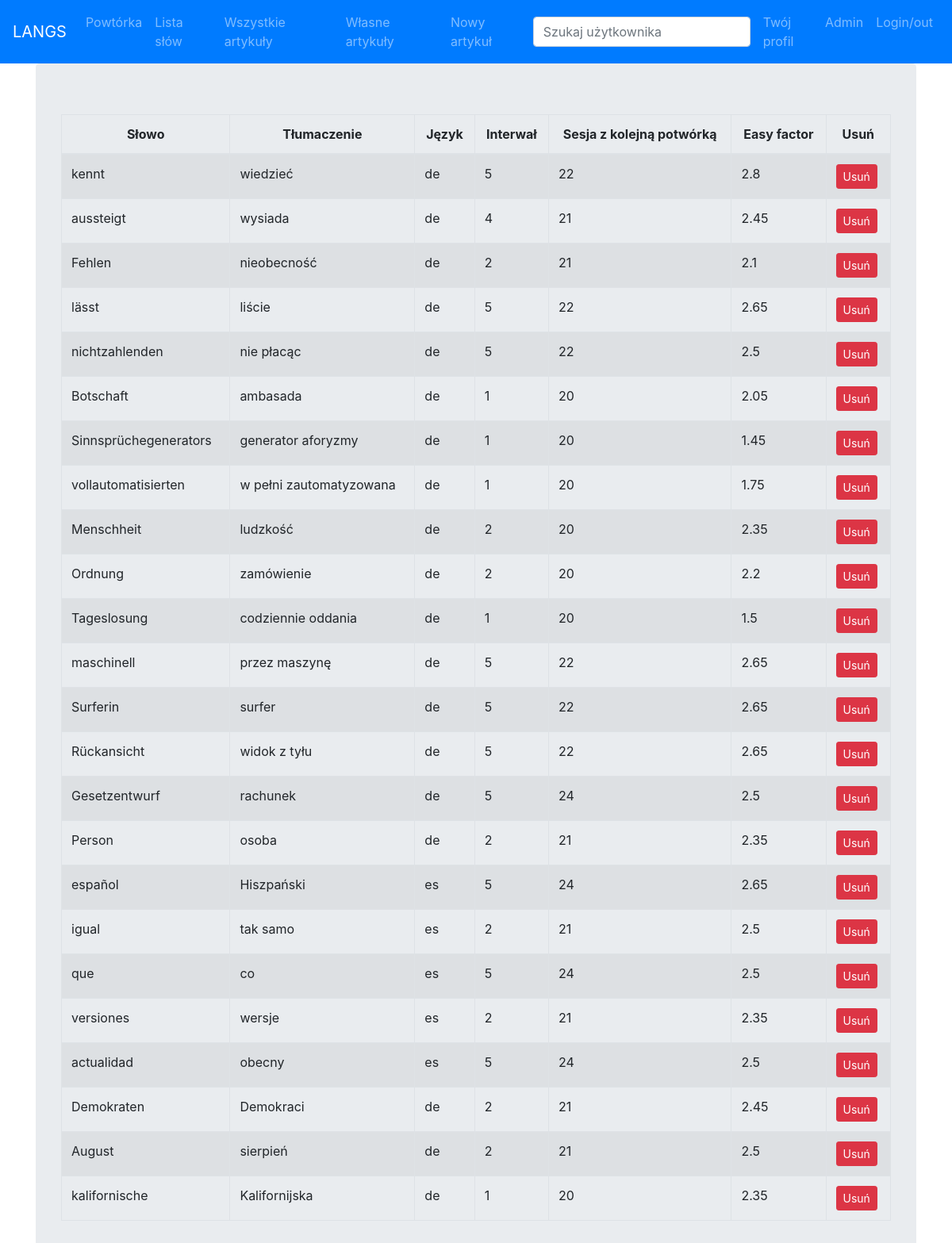
Page /words (signed in) on the committed database.
### learn/models.py (models this page shows)
class WordProgress(models.Model):
    word = models.ForeignKey(Word, on_delete=models.CASCADE)
    user = models.ForeignKey(User, on_delete=models.CASCADE)
    easy_factor = models.FloatField(default=2.5)
    next_review = models.PositiveIntegerField()
    interval = models.PositiveIntegerField(default=1)
    wrong_guesses = models.PositiveIntegerField(default=0)
    total_reviews = models.PositiveIntegerField(default=0)

class Word(models.Model):
    literal = models.CharField(max_length=128)
    translated = models.CharField(max_length=512)
    language = models.CharField(max_length=8)

### learn/views.py (the view)
# urls.py: path('words', views.word_list),
@login_required(redirect_field_name=None)
def word_list(request):
    template = loader.get_template('word_list.html')
    context = {
        'word_ps': WordProgress.objects.filter(user=request.user)
    }
    return HttpResponse(template.render(context,request))

### learn/templates/word_list.html (shortened to what this page needs)
{% extends "main_frame.html" %}
{% block contents %}
<table class="table table-bordered table-striped">
  <thead>
    <tr>
      <th class="text-center">
        Słowo<br>
      </th>
      <th class="text-center">
        Tłumaczenie<br>
      </th>
      <th class="text-center">
        Język<br>
      </th>
      <th class="text-center">
        Interwał<br>
      </th>
      <th class="text-center">
        Sesja z kolejną potwórką<br>
      </th>
      <th class="text-center">
        Easy factor<br>
      </th>
      <th class="text-center">
        Usuń<br>
      </th>
    </tr>
  </thead>
  <tbody>
  {% for wp in word_ps %}
    <tr>
      <td>{{ wp.word.literal }}</th>
      <td>{{ wp.word.translated }}</td>
      <td>{{ wp.word.language }}</td>
      <td>{{ wp.interval }}</td>
      <td>{{ wp.next_review }}</td>
      <td>{{ wp.easy_factor }}</td>
      <td><a class="btn btn-sm btn-raised btn-danger" href="/remove_word/{{ wp.id }}">Usuń</a>
      </td>
    </tr>
  {% endfor %}
  </tbody>
</table>
{% endblock %}

### rows in the picture
WordProgress: word.literal "kennt", word.translated "wiedzieć", word.language "de", interval "5", next_review "22", easy_factor "2.8"
WordProgress: word.literal "aussteigt", word.translated "wysiada", word.language "de", interval "4", next_review "21", easy_factor "2.45"
WordProgress: word.literal "Fehlen", word.translated "nieobecność", word.language "de", interval "2", next_review "21", easy_factor "2.1"
WordProgress: word.literal "lässt", word.translated "liście", word.language "de", interval "5", next_review "22", easy_factor "2.65"
WordProgress: word.literal "nichtzahlenden", word.translated "nie płacąc", word.language "de", interval "5", next_review "22", easy_factor "2.5"
WordProgress: word.literal "Botschaft", word.translated "ambasada", word.language "de", interval "1", next_review "20", easy_factor "2.05"
WordProgress: word.literal "Sinnsprüchegenerators", word.translated "generator aforyzmy", word.language "de", interval "1", next_review "20", easy_factor "1.45"
WordProgress: word.literal "vollautomatisierten", word.translated "w pełni zautomatyzowana", word.language "de", interval "1", next_review "20", easy_factor "1.75"
WordProgress: word.literal "Menschheit", word.translated "ludzkość", word.language "de", interval "2", next_review "20", easy_factor "2.35"
WordProgress: word.literal "Ordnung", word.translated "zamówienie", word.language "de", interval "2", next_review "20", easy_factor "2.2"
WordProgress: word.literal "Tageslosung", word.translated "codziennie oddania", word.language "de", interval "1", next_review "20", easy_factor "1.5"
WordProgress: word.literal "maschinell", word.translated "przez maszynę", word.language "de", interval "5", next_review "22", easy_factor "2.65"
WordProgress: word.literal "Surferin", word.translated "surfer", word.language "de", interval "5", next_review "22", easy_factor "2.65"
WordProgress: word.literal "Rückansicht", word.translated "widok z tyłu", word.language "de", interval "5", next_review "22", easy_factor "2.65"
WordProgress: word.literal "Gesetzentwurf", word.translated "rachunek", word.language "de", interval "5", next_review "24", easy_factor "2.5"
WordProgress: word.literal "Person", word.translated "osoba", word.language "de", interval "2", next_review "21", easy_factor "2.35"
WordProgress: word.literal "español", word.translated "Hiszpański", word.language "es", interval "5", next_review "24", easy_factor "2.65"
WordProgress: word.literal "igual", word.translated "tak samo", word.language "es", interval "2", next_review "21", easy_factor "2.5"
WordProgress: word.literal "que", word.translated "co", word.language "es", interval "5", next_review "24", easy_factor "2.5"
WordProgress: word.literal "versiones", word.translated "wersje", word.language "es", interval "2", next_review "21", easy_factor "2.35"
WordProgress: word.literal "actualidad", word.translated "obecny", word.language "es", interval "5", next_review "24", easy_factor "2.5"
WordProgress: word.literal "Demokraten", word.translated "Demokraci", word.language "de", interval "2", next_review "21", easy_factor "2.45"
WordProgress: word.literal "August", word.translated "sierpień", word.language "de", interval "2", next_review "21", easy_factor "2.5"
WordProgress: word.literal "kalifornische", word.translated "Kalifornijska", word.language "de", interval "1", next_review "20", easy_factor "2.35"
